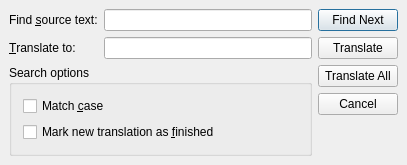
<ui version="4.0" >
 <comment>*********************************************************************
**
** Copyright (C) 2008 Nokia Corporation and/or its subsidiary(-ies).
** Contact: Qt Software Information (qt-info@nokia.com)
**
** This file is part of the Qt Linguist of the Qt Toolkit.
**
** Commercial Usage
** Licensees holding valid Qt Commercial licenses may use this file in
** accordance with the Qt Commercial License Agreement provided with the
** Software or, alternatively, in accordance with the terms contained in
** a written agreement between you and Nokia.
**
**
** GNU General Public License Usage
** Alternatively, this file may be used under the terms of the GNU
** General Public License versions 2.0 or 3.0 as published by the Free
** Software Foundation and appearing in the file LICENSE.GPL included in
** the packaging of this file.  Please review the following information
** to ensure GNU General Public Licensing requirements will be met:
** http://www.fsf.org/licensing/licenses/info/GPLv2.html and
** http://www.gnu.org/copyleft/gpl.html.  In addition, as a special
** exception, Nokia gives you certain additional rights. These rights
** are described in the Nokia Qt GPL Exception version 1.2, included in
** the file GPL_EXCEPTION.txt in this package.
**
** Qt for Windows(R) Licensees
** As a special exception, Nokia, as the sole copyright holder for Qt
** Designer, grants users of the Qt/Eclipse Integration plug-in the
** right for the Qt/Eclipse Integration to link to functionality
** provided by Qt Designer and its related libraries.
**
** If you are unsure which license is appropriate for your use, please
** contact the sales department at qt-sales@nokia.com.
**
*********************************************************************</comment>
 <class>TranslateDialog</class>
 <widget class="QDialog" name="TranslateDialog" >
  <property name="geometry" >
   <rect>
    <x>0</x>
    <y>0</y>
    <width>407</width>
    <height>145</height>
   </rect>
  </property>
  <property name="sizePolicy" >
   <sizepolicy vsizetype="Maximum" hsizetype="Preferred" >
    <horstretch>0</horstretch>
    <verstretch>0</verstretch>
   </sizepolicy>
  </property>
  <property name="windowTitle" >
   <string>Qt Linguist</string>
  </property>
  <property name="whatsThis" >
   <string>This window allows you to search for some text in the translation source file.</string>
  </property>
  <layout class="QHBoxLayout" >
   <property name="spacing" >
    <number>6</number>
   </property>
   <property name="leftMargin" >
    <number>9</number>
   </property>
   <property name="topMargin" >
    <number>9</number>
   </property>
   <property name="rightMargin" >
    <number>9</number>
   </property>
   <property name="bottomMargin" >
    <number>9</number>
   </property>
   <item>
    <layout class="QVBoxLayout" >
     <property name="spacing" >
      <number>6</number>
     </property>
     <property name="leftMargin" >
      <number>0</number>
     </property>
     <property name="topMargin" >
      <number>0</number>
     </property>
     <property name="rightMargin" >
      <number>0</number>
     </property>
     <property name="bottomMargin" >
      <number>0</number>
     </property>
     <item>
      <layout class="QGridLayout" >
       <property name="leftMargin" >
        <number>0</number>
       </property>
       <property name="topMargin" >
        <number>0</number>
       </property>
       <property name="rightMargin" >
        <number>0</number>
       </property>
       <property name="bottomMargin" >
        <number>0</number>
       </property>
       <property name="horizontalSpacing" >
        <number>6</number>
       </property>
       <property name="verticalSpacing" >
        <number>6</number>
       </property>
       <item row="1" column="1" >
        <widget class="QLineEdit" name="ledTranslateTo" >
         <property name="whatsThis" >
          <string>Type in the text to search for.</string>
         </property>
        </widget>
       </item>
       <item row="0" column="0" >
        <widget class="QLabel" name="findWhat" >
         <property name="text" >
          <string>Find &amp;source text:</string>
         </property>
         <property name="buddy" >
          <cstring>ledFindWhat</cstring>
         </property>
        </widget>
       </item>
       <item row="1" column="0" >
        <widget class="QLabel" name="translateTo" >
         <property name="text" >
          <string>&amp;Translate to:</string>
         </property>
         <property name="buddy" >
          <cstring>ledTranslateTo</cstring>
         </property>
        </widget>
       </item>
       <item row="0" column="1" >
        <widget class="QLineEdit" name="ledFindWhat" >
         <property name="whatsThis" >
          <string>Type in the text to search for.</string>
         </property>
        </widget>
       </item>
      </layout>
     </item>
     <item>
      <widget class="QGroupBox" name="groupBox" >
       <property name="title" >
        <string>Search options</string>
       </property>
       <layout class="QVBoxLayout" >
        <item>
         <widget class="QCheckBox" name="ckMatchCase" >
          <property name="whatsThis" >
           <string>Texts such as 'TeX' and 'tex' are considered as different when checked.</string>
          </property>
          <property name="text" >
           <string>Match &amp;case</string>
          </property>
         </widget>
        </item>
        <item>
         <widget class="QCheckBox" name="ckMarkFinished" >
          <property name="text" >
           <string>Mark new translation as &amp;finished</string>
          </property>
         </widget>
        </item>
        <item>
         <spacer>
          <property name="orientation" >
           <enum>Qt::Vertical</enum>
          </property>
          <property name="sizeHint" >
           <size>
            <width>20</width>
            <height>40</height>
           </size>
          </property>
         </spacer>
        </item>
       </layout>
      </widget>
     </item>
    </layout>
   </item>
   <item>
    <layout class="QVBoxLayout" >
     <property name="spacing" >
      <number>6</number>
     </property>
     <property name="leftMargin" >
      <number>0</number>
     </property>
     <property name="topMargin" >
      <number>0</number>
     </property>
     <property name="rightMargin" >
      <number>0</number>
     </property>
     <property name="bottomMargin" >
      <number>0</number>
     </property>
     <item>
      <widget class="QPushButton" name="findNxt" >
       <property name="whatsThis" >
        <string>Click here to find the next occurrence of the text you typed in.</string>
       </property>
       <property name="text" >
        <string>Find Next</string>
       </property>
       <property name="default" >
        <bool>true</bool>
       </property>
       <property name="flat" >
        <bool>false</bool>
       </property>
      </widget>
     </item>
     <item>
      <widget class="QPushButton" name="translate" >
       <property name="text" >
        <string>Translate</string>
       </property>
      </widget>
     </item>
     <item>
      <widget class="QPushButton" name="translateAll" >
       <property name="text" >
        <string>Translate All</string>
       </property>
      </widget>
     </item>
     <item>
      <widget class="QPushButton" name="cancel" >
       <property name="whatsThis" >
        <string>Click here to close this window.</string>
       </property>
       <property name="text" >
        <string>Cancel</string>
       </property>
      </widget>
     </item>
     <item>
      <spacer>
       <property name="orientation" >
        <enum>Qt::Vertical</enum>
       </property>
       <property name="sizeType" >
        <enum>QSizePolicy::Expanding</enum>
       </property>
       <property name="sizeHint" >
        <size>
         <width>20</width>
         <height>51</height>
        </size>
       </property>
      </spacer>
     </item>
    </layout>
   </item>
  </layout>
 </widget>
 <layoutdefault spacing="6" margin="11" />
 <tabstops>
  <tabstop>ledFindWhat</tabstop>
  <tabstop>ledTranslateTo</tabstop>
  <tabstop>findNxt</tabstop>
  <tabstop>translate</tabstop>
  <tabstop>translateAll</tabstop>
  <tabstop>cancel</tabstop>
  <tabstop>ckMatchCase</tabstop>
  <tabstop>ckMarkFinished</tabstop>
 </tabstops>
 <resources/>
 <connections>
  <connection>
   <sender>cancel</sender>
   <signal>clicked()</signal>
   <receiver>TranslateDialog</receiver>
   <slot>reject()</slot>
   <hints>
    <hint type="sourcelabel" >
     <x>397</x>
     <y>157</y>
    </hint>
    <hint type="destinationlabel" >
     <x>373</x>
     <y>109</y>
    </hint>
   </hints>
  </connection>
 </connections>
</ui>
